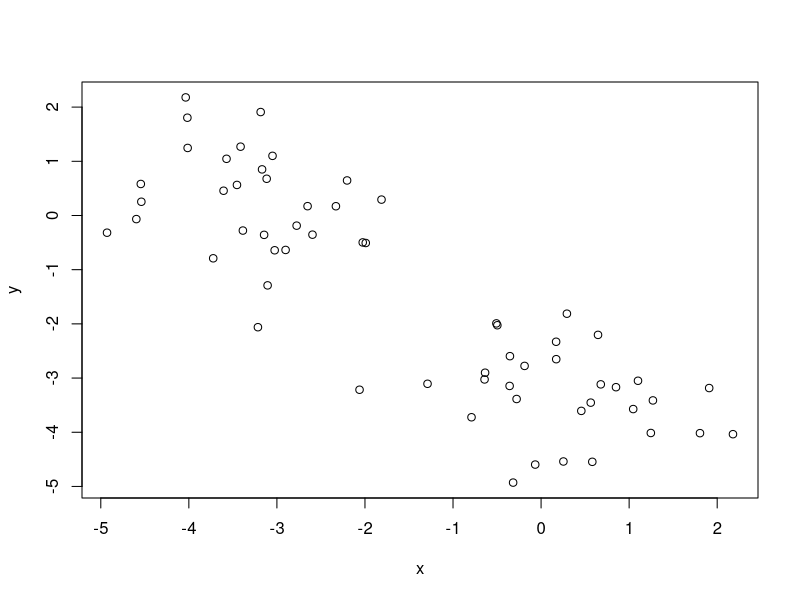
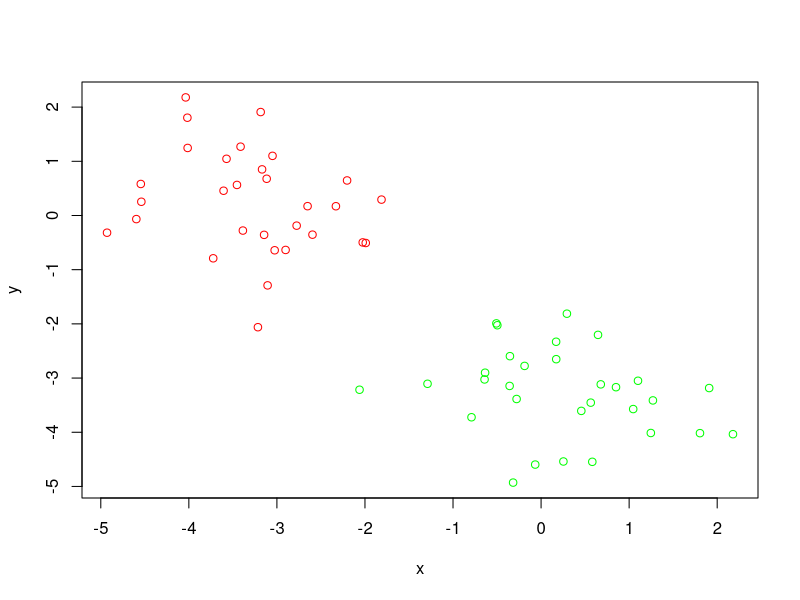
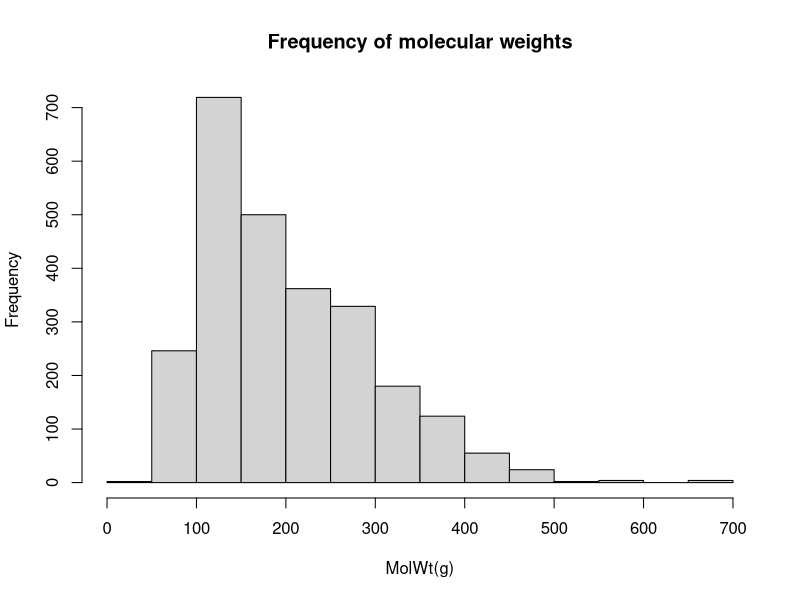
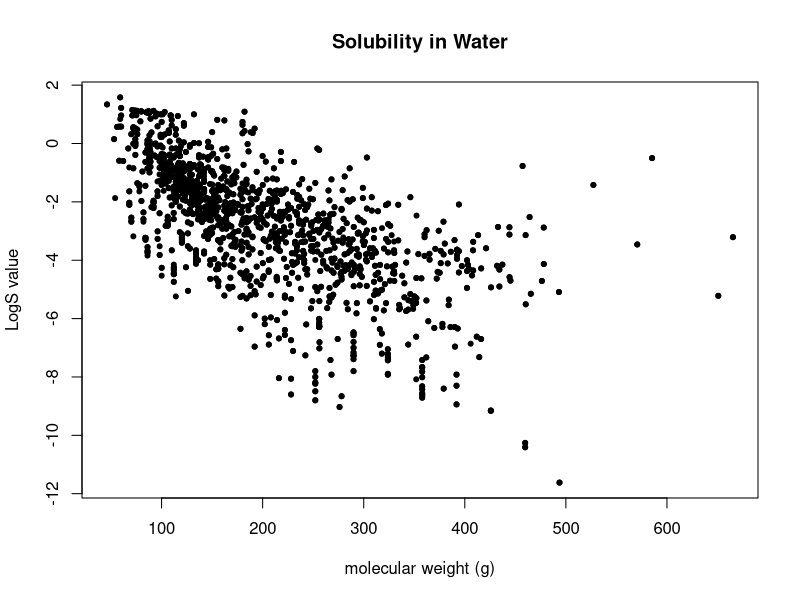
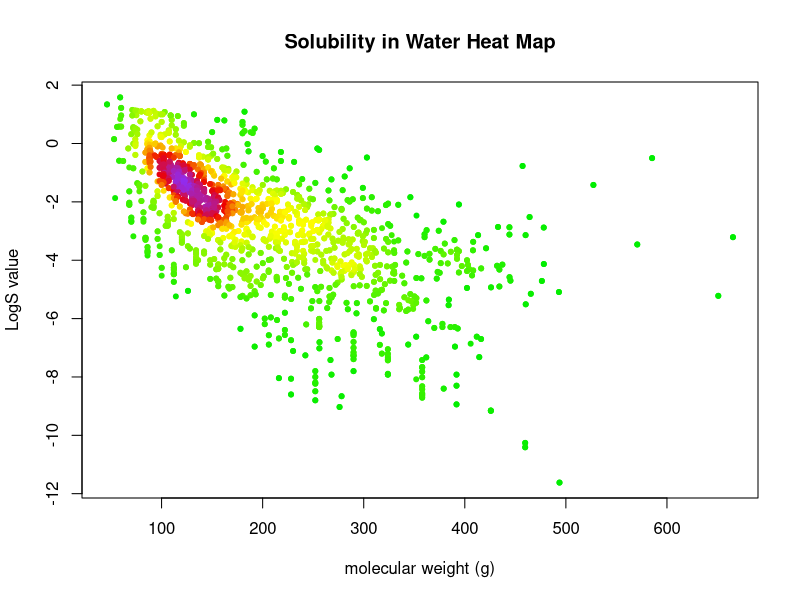

Source code (R) for these figures, in order:
## ---- chunk 1
knitr::opts_chunk$set(echo = TRUE)
## ---- chunk 2
tmp <- c(rnorm(30,-3), rnorm(rnorm(30,3)))

x <- cbind(x = tmp, y=rev(tmp))
plot(x)
## ---- chunk 3
kmeansData <- kmeans(x, centers=2,nstart=2)
palette(c("red","green"))
plot(x, col=kmeansData$cluster)
## ---- chunk 4
table <- read.csv("DataFileWithMolWt.csv", header = TRUE)
## ---- chunk 5
indexes <- table$MolWt > 0 
molarity <- 10 ** table$VALUE
table <- cbind(table, molarity)

## ---- chunk 6
name_min_max <- function(x){
  names(x) <- c("min","max")
  return(x)
}
name_list_ranges <- function(x, ... ){
  x <- name_min_max(x)
  return(x)  
}
## ---- chunk 7
molwt_range <- range(table$MolWt[indexes])
names(molwt_range) <- c("min","max") 
hist(table$MolWt[indexes],xlab="MolWt(g)", main = "Frequency of molecular weights")

logs_range <- range(table$VALUE[indexes])
gPerL_range <- range(table$molarity[indexes]*table$MolWt[indexes])
molarity_range <- range(table$molarity[indexes])

molarity_range <-  name_min_max(molarity_range)
logs_range <- name_min_max(logs_range)
molarity_range
logs_range
## ---- chunk 8
rescale <- function(x){
  rng <- range(x, na.rm=TRUE)
  (x - rng[1])/(rng[2] - rng[1])
}


## ---- chunk 9
dcols.custom = densCols( table$MolWt[indexes], table$VALUE[indexes], colramp=colorRampPalette(c("green2", "yellow","red2","purple2")))

plot( table$MolWt[indexes], table$VALUE[indexes], pch=20, xlab="molecular weight (g)", ylab="LogS value", main =  "Solubility in Water")

plot( table$MolWt[indexes], table$VALUE[indexes], pch=20, col=dcols.custom, xlab="molecular weight (g)", ylab="LogS value", main =  "Solubility in Water Heat Map")


